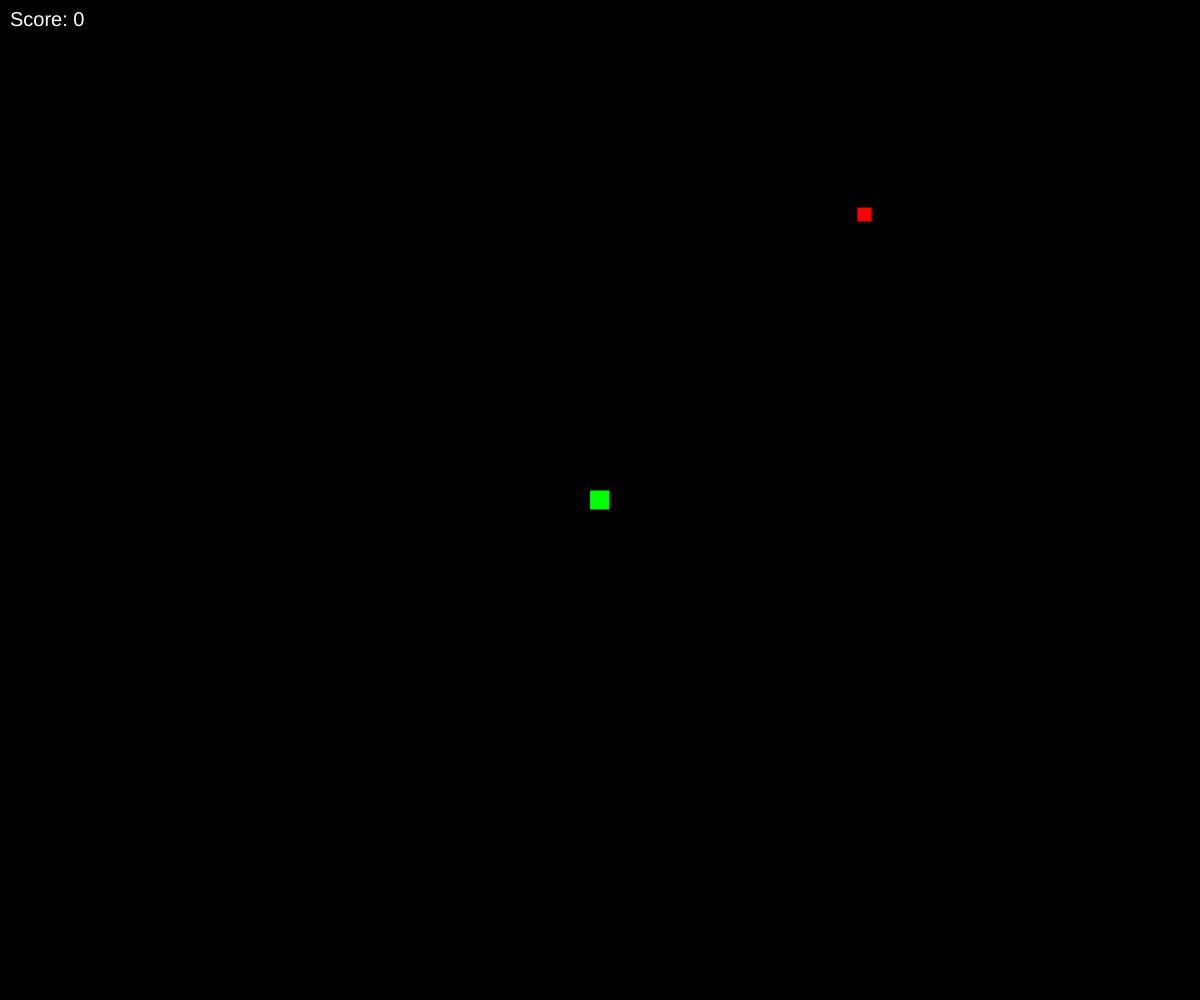
Frame 1 (no input)
Frame 60 (no input): identical to frame 1, image omitted
Frame 120 (the mouse pressed at the canvas centre since frame 60): identical to frame 1, image omitted

The p5.js sketch that drew this single still picture (run headless with seeded random() and noise() and a simulated clock; from frame 60 on, the mouse is pressed at the canvas centre):

// p5.js sketch
// ── sketch.js
// found help from: https://www.youtube.com/watch?v=baBq5GAL0_U
// found help from: https://www.youtube.com/watch?v=QTcIXok9wNY

let x;
let y;
let speedX = 0;
let speedY = 0;
let squareSize;
let foodX;
let foodY;
let gameOverFlag = false;
let restartButton = false; 
let score
let speed;

function setup() {
  //start game and initialize variables
  createCanvas(windowWidth, windowHeight);
  x = width / 2;
  y = height / 2;
  squareSize = 20;
  score = 0;
  speed = 2;
  makeFood(); // Call makeFood function once
}

function draw() {
  //calls all the different functions
  background("black");
  moveSnake();
  drawSnake();
  drawFood(); // Draw food in each frame
  displayScore();
  if (gameOverFlag) {
    displayGameOver();
  }

    // Check if snake has touched the food
    if (!gameOverFlag && dist(x, y, foodX, foodY) < squareSize) {
      makeFood(); // Regenerate food
      squareSize++;
      score += 10;
      speed += 1;
    }

}

function drawSnake() {
  //draws the green square
  fill(0, 255, 0);
  square(x - squareSize / 2, y - squareSize / 2, squareSize);
}

function keyPressed() {
  //moves square based on the key pressed
  if (!gameOverFlag) {
    if (key === "w") { // w key
      speedY = -speed;
      speedX = 0;
    } else if (key === "s") { // s key
      speedY = speed;
      speedX = 0;
    } else if (key === "d") { // d key
      speedX = speed;
      speedY = 0;
    } else if (key === "a") { // a key
      speedX = -speed;
      speedY = 0;
    }
  }
}

function moveSnake() {
  //moves the green square by a set amount of pixels
  x += speedX;
  y += speedY;
  gameOver();
}

function makeFood() {
  //puts pood in random location
  foodX = random(width);
  foodY = random(height);
}

function drawFood() {
  //draw a red square
  fill(255, 0, 0);
  square(foodX, foodY, 15);
}

function gameOver() {
  //decides wether the game is over or not
  if ((x > width || y > height) || (x < 0 || y < 0)) { 
    gameOverFlag = true;
   
  }
}

function displayGameOver() {
  //creates "game over" text
  fill(255);
  textSize(32);
  textAlign(CENTER, CENTER);
  text("Game Over", width / 2, height / 2);

  // Create restart button
  if (!restartButton) { // Create the button only once
    restartButton = createButton('Restart');
    restartButton.position(width/2 - 20, height/2 + 50);
    restartButton.mousePressed(restartGame);
  }
}

function displayScore() {
  //keeps track of score in top left corner
  fill(255);
  textSize(20);
  textAlign(LEFT, TOP);
  text("Score: " + score, 10, 10);
}

function restartGame() {
  //returns the game to setup once the restart button is clicked
  gameOverFlag = false;
  speedX = 0;
  speedY = 0;
  // Remove restart button
  restartButton.remove();
  restartButton = null;
  setup()
}
